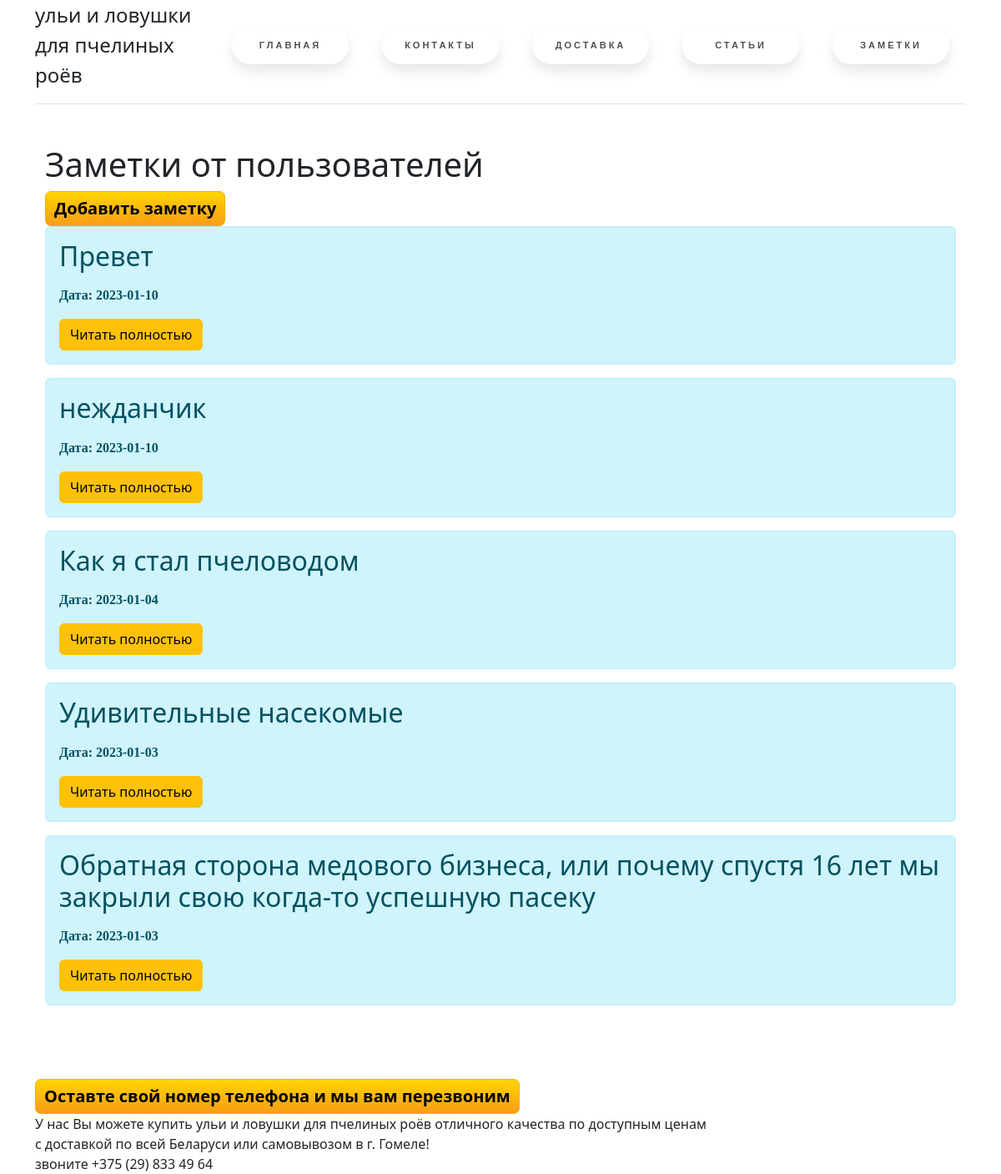
The page /posts on the database its author committed.
### app.py (models this page shows, shortened)
class Article(db.Model):
    id = db.Column(db.Integer, primary_key=True)
    title = db.Column(db.String(100), nullable=False)
    text = db.Column(db.Text, nullable=False)
    date = db.Column(db.DateTime, default=datetime.utcnow)

### app.py (the view)
@app.route('/posts')
def posts():
    article = Article.query.order_by(Article.date.desc()).all()
    return render_template('posts.html', article=article)

### templates/posts.html (shortened to what this page needs)
{% extends 'base.html' %}
{% block body %}
<div class="container mt-5">
    <h1>Заметки от пользователей</h1>
              <a class="button10" href="/create_article">Добавить заметку</a>
    {% if article|length > 0 %}
    {% for el in article %}
    <div class="alert alert-info">
        <h2>{{ el.title }}</h2>
        <p><b>Дата: {{ el.date.date() }}</b></p>
        <a href="/posts/{{ el.id }}" class="btn btn-warning">Читать полностью</a>
    </div>
    {% endfor %}
    {% else %}
    <p>Еще нет заметок на сайте, будьте первым!!!</p>
    {% endif %}
</div>
{% endblock %}

### templates/base.html (shortened to what this page needs)
<!doctype html>
<html lang="ru">
<div class="container">
<head>
    <link rel="stylesheet" href="{{ url_for('static', filename='css/main.css')}}">
    <link rel="stylesheet" href="https://cdn.jsdelivr.net/npm/bootstrap@5.2.3/dist/css/bootstrap.min.css">
</head>
<body>
    <div class="d-flex flex-column flex-md-row align-items-center pb-3 mb-4 border-bottom">
      <a href="/" class="d-flex align-items-center text-dark text-decoration-none">
        <span class="fs-4">ульи и ловушки для пчелиных роёв</span>
          <br>
          <br>
      </a>
      <nav class="d-inline-flex mt-2 mt-md-0 ms-md-auto">
        <a class="floating-button" href="/">Главная</a>
          <a class="floating-button" href="/contacts">Контакты</a>
          <a class="floating-button" href="/delivery">Доставка</a>
          <a class="floating-button" href="/articles">Статьи</a>
          <a class="floating-button" href="/posts">Заметки</a>
      </nav>
    </div>
  {% block body %}{% endblock %}
    <br>
    <br>
    <br>
<a class="button10" href="/phone">Оставте свой номер телефона и мы вам перезвоним </a><br>
    У нас Вы можете купить ульи и ловушки для пчелиных роёв отличного качества по доступным ценам<br>
    с доставкой по всей Беларуси или самовывозом в г. Гомеле!<br>
    звоните +375 (29) 833 49 64
</body>
</div>
</html>

### static/css/main.css (style rules this page uses)
body { background: url(static\images\bg.png); }
html { background-image: url(static\images\bg.png); background-repeat: no-repeat; background-position: center center; background-attachment: fixed; -webkit-background-size: cover; -moz-background-size: cover; -o-background-size: cover; background-size: cover; }
.floating-button { text-decoration: none; display: inline-block; width: 140px; height: 45px; line-height: 45px; border-radius: 45px; margin: 10px 20px; font-family: 'Montserrat', sans-serif; font-size: 11px; text-transform: uppercase; text-align: center; letter-spacing: 3px; font-weight: 600; color: #524f4e; background: white; box-shadow: 0 8px 15px rgba(0, 0, 0, .1); transition: .3s; }
a.button10 { display: inline-block; color: black; font-size: 125%; font-weight: 700; text-decoration: none; user-select: none; padding: .25em .5em; outline: none; border: 1px solid rgb(250,172,17); border-radius: 7px; background: rgb(255,212,3) linear-gradient(rgb(255,212,3), rgb(248,157,23)); box-shadow: inset 0 -2px 1px rgba(0,0,0,0), inset 0 1px 2px rgba(0,0,0,0), inset 0 0 0 60px rgba(255,255,0,0); transition: box-shadow .2s, border-color .2s; }
p { font-family: Apple Chancery, cursive; }

### templates/base.html (style rules this page uses)
body { background: url(\static\images\bg.png); }

### rows shown on the page
Article: title "Превет", date "2023-01-10"
Article: title "нежданчик", date "2023-01-10"
Article: title "Как я стал пчеловодом", date "2023-01-04"
Article: title "Удивительные насекомые", date "2023-01-03"
Article: title "Обратная сторона медового бизнеса, или почему спустя 16 лет мы закрыли свою когда-то успешную пасеку", date "2023-01-03"
